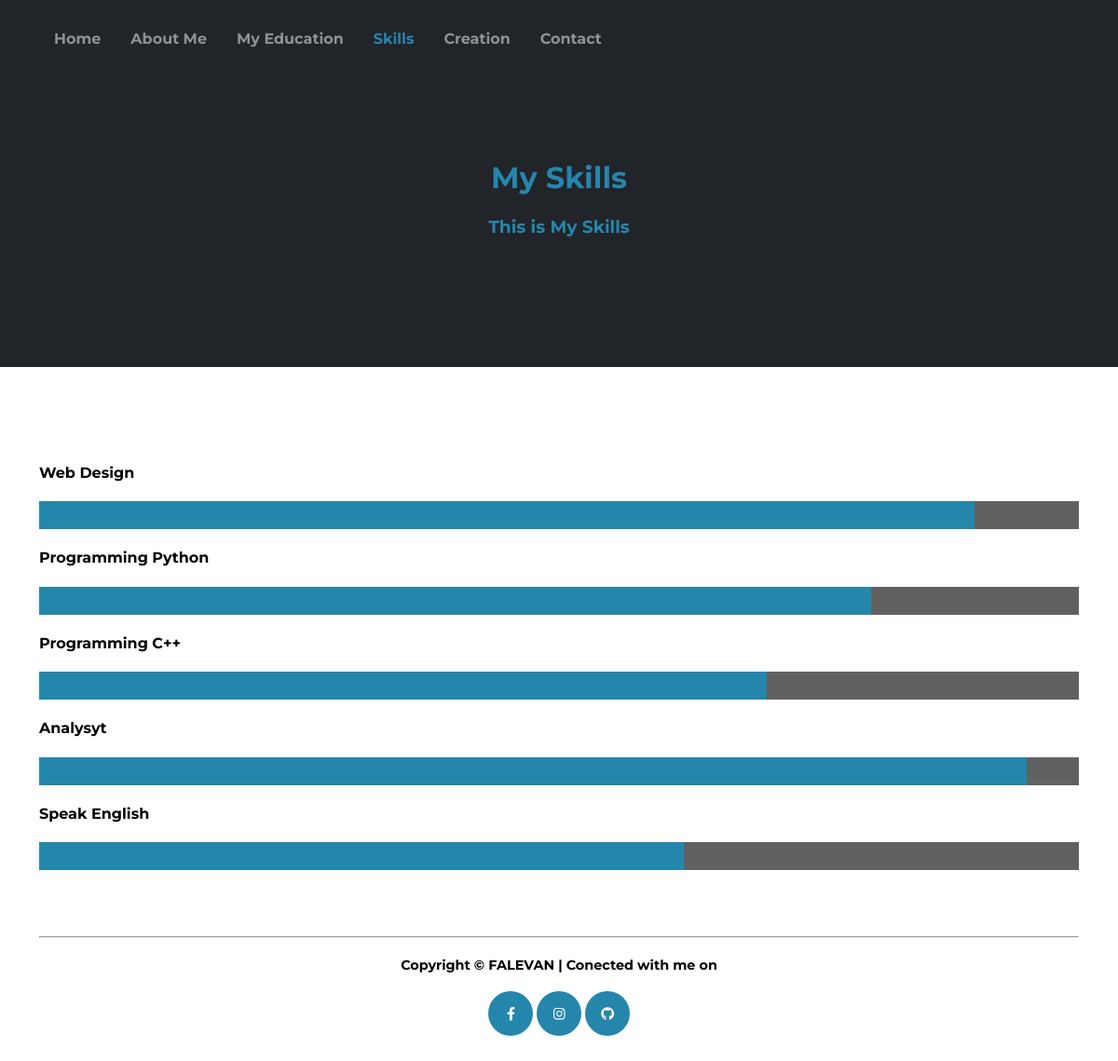
The page /skills.php on the database its author committed.
### tables this page shows
CREATE TABLE `skills` (
  `id` int(10) NOT NULL,
  `webtitle` varchar(50) NOT NULL,
  `title` varchar(50) NOT NULL,
  `subtitle` varchar(50) NOT NULL,
  `widthwd` int(3) NOT NULL,
  `widthpp` int(3) NOT NULL,
  `widthpc` int(3) NOT NULL,
  `widthaa` int(3) NOT NULL,
  `widthse` int(3) NOT NULL
);

CREATE TABLE `setting` (
  `id` int(10) NOT NULL,
  `linkfb` varchar(50) NOT NULL,
  `linkig` varchar(50) NOT NULL,
  `linkgh` varchar(50) NOT NULL
);

### skills.php (the view, shortened to what this page needs)
<!DOCTYPE html>
<html lang="en">
    <head>
        <?php
            include_once "koneksi.php";
            $strSql = "SELECT * FROM skills";
            $result = mysqli_query($conn, $strSql);
            if (mysqli_num_rows($result) > 0) {
                while($row = mysqli_fetch_assoc($result)) {
        ?>
        <link href="css/styles.css" rel="stylesheet" />
    </head>
    <body>
        <nav class="navbar navbar-expand-lg navbar-dark fixed-top" id="mainNav">
            <div class="container">
                <div class="collapse navbar-collapse" id="navbarResponsive">
                    <ul class="navbar-nav">
                        <li class="nav-item"><a class="nav-link js-scroll-trigger" href="index.php"><b>Home</b></a></li>
                        <li class="nav-item"><a class="nav-link js-scroll-trigger" href="aboutme.php"><b>About Me</b></a></li>
                        <li class="nav-item"><a class="nav-link js-scroll-trigger" href="myeducation.php "><b>My Education</b></a></li>
                        <li class="nav-item active"><a class="nav-link js-scroll-trigger" href="skills.php"><b>Skills</b></a></li>
                        <li class="nav-item"><a class="nav-link js-scroll-trigger" href="creation.php"><b>Creation</b></a></li>
                        <li class="nav-item"><a class="nav-link js-scroll-trigger" href="contact.php"><b>Contact</b></a></li>
                    </ul>
                </div>
            </div>
        </nav>
        <div class="jumbotron jumbotron-fluid">
            <div class="container">
                <h1 class="jumbotron-title"><?php echo $row["title"] ?></h1>
                <h3 class="jumbotron-title"><?php echo $row["subtitle"] ?></h3>
            </div>
        </div>
        <section class="page-section" id="skills"><br>
            <div class="container">
                <div class="margintext textbox">
                    <h4>Web Design</h4>
                    <div class="skillempty">
                        <div class="skillfull" style="height:30px;width:<?php echo $row["widthwd"] ?>%"></div>
                    </div>
                    <h4>Programming Python</h4>
                    <div class="skillempty">
                        <div class="skillfull" style="height:30px;width:<?php echo $row["widthpp"] ?>%"></div>
                    </div>
                    <h4>Programming C++</h4>
                    <div class="skillempty">
                        <div class="skillfull" style="height:30px;width:<?php echo $row["widthpc"] ?>%"></div>
                    </div>
                    <h4>Analysyt</h4>
                    <div class="skillempty">
                        <div class="skillfull" style="height:30px;width:<?php echo $row["widthaa"] ?>%"></div>
                    </div>
                    <h4>Speak English</h4>
                    <div class="skillempty">
                        <div class="skillfull" style="height:30px;width:<?php echo $row["widthse"] ?>%"></div>
                    </div>
                </div>
            </div>
        </section>
        <?php
            include_once "footer.php";
                }
            } else {
              echo "Bad results";
            }
        ?>
    </body>
</html>

### footer.php
<footer class="footer py-4"  style="margin-bottom:30px;">
    <?php
        include_once "koneksi.php";
        $strSql = "SELECT * FROM setting";
        $result = mysqli_query($conn, $strSql);
        if (mysqli_num_rows($result) > 0) {
            while($row = mysqli_fetch_assoc($result)) {
    ?>
    <div class="container"><hr>
        <div class="row">
            <h4>Copyright © FALEVAN | Conected with me on</h4>
            <a class="btn btn-dark btn-social" href=<?php echo $row["linkfb"] ?> target="_blank"><i class="fab fa-facebook-f"></i></a>
            <a class="btn btn-dark btn-social" href=<?php echo $row["linkig"] ?> target="_blank"><i class="fab fa-instagram"></i></a>
            <a class="btn btn-dark btn-social" href=<?php echo $row["linkgh"] ?> target="_blank"><i class="fab fa-github"></i></i></a>
        </div>
    </div>
    <?php
            }
        } else {
            echo "No Footer Here";
        }
    ?>
</footer>

### css/styles.css (style rules this page uses)
* { box-sizing: border-box; }
body { margin: 0; background-color: #fff; font-family: "Montserrat"; }
a { text-decoration: none; background-color: transparent; }
.container { width: 100%; padding-right: 0.75rem; padding-left: 0.75rem; margin-right: auto; margin-left: auto; }
@media (min-width: 1200px) { .container { max-width: 1140px; } }
.nav-link { display: block; padding: 0.5rem 1rem; }
.navbar { position: relative; display: flex; flex-wrap: wrap; align-items: center; justify-content: space-between; padding: 1px 1px; }
.navbar-nav { display: flex; flex-direction: column; padding-left: 0; margin-bottom: 0; list-style: none; margin-top: 0; }
@media (min-width: 992px) { .navbar-expand-lg { flex-flow: row nowrap; justify-content: flex-start; } }
@media (min-width: 992px) { .navbar-expand-lg .navbar-nav { flex-direction: row; } }
.navbar-dark .navbar-nav .nav-link { color: rgba(255, 255, 255, 0.5); }
.navbar-dark .navbar-nav .active > .nav-link, .navbar-dark .navbar-nav .nav-link.show { color: #2586ac; }
.fixed-top { position: fixed; top: 0; right: 0; left: 0; z-index: 1030; }
#mainNav { padding-top: 1rem; padding-bottom: 1rem; background-color: #353e42; }
@media (min-width: 992px) { #mainNav { padding-top: 1.5rem; padding-bottom: 1.5rem; border: none; background-color: transparent; transition: padding-top 0.3s ease-in-out, padding-bottom 0.3s ease-in-out; } }
.btn-dark { color: #fff; background-color: #2586ac; border-color: #2586ac; }
.btn-social { height: 3rem; width: 3rem; display: inline-flex; align-items: center; justify-content: center; border-radius: 100%; }
.footer { text-align: center; font-size: 0.9rem; font-family: "Montserrat"; }
.jumbotron-fluid { background-color: #212529; padding-top: 150px; padding-bottom: 120px; }
.jumbotron-title { text-align: center; color: #2586ac; }
.margintext { max-width:auto; text-align:justify; }
.textbox { padding-top:64px; padding-bottom:64px; }
.skillempty { color:#fff; background-color:#616161; }
.skillfull { color:#fff; background-color:#2586ac; }

### rows shown on the page
skills: title "My Skills", subtitle "This is My Skills", widthwd 90 (drawn), widthpp 80 (drawn), widthpc 70 (drawn), widthaa 95 (drawn), widthse 62 (drawn)
